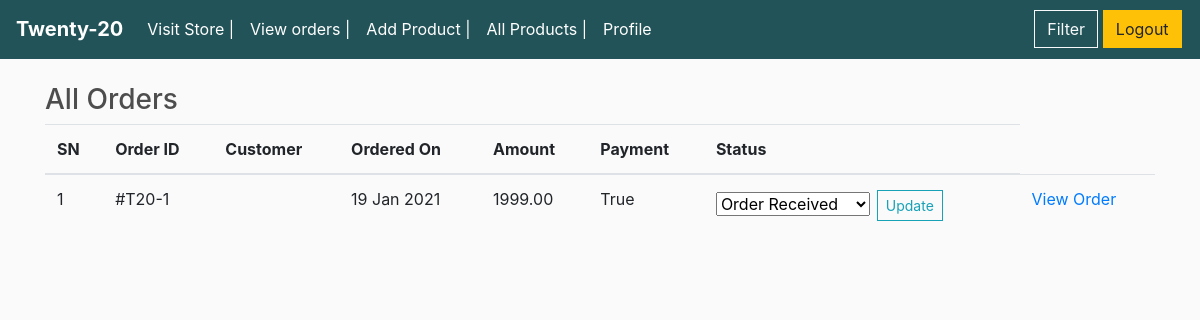
/admin-order/ (signed in), run on the app's committed database.
### store/models.py (models this page shows, shortened)
class Order(models.Model):
    customer = models.ForeignKey(
        Customer,
        on_delete=models.SET_NULL,
        null=True,
        blank=True)
    emailAddress = models.EmailField(max_length=250, blank=False)
    date_ordered = models.DateTimeField(auto_now_add=True)
    complete = models.BooleanField(default=False)
    transaction_id = models.CharField(max_length=100, null=True)
    status = models.CharField(
        max_length=20,
        choices=ORDER_STATUS,
        default='Order Initiated',
    )
    @property
    def get_cart_total(self):
        orderitems = self.orderitem_set.all()
        total = sum([item.get_total for item in orderitems])
        return total

class OrderItem(models.Model):
    product = models.ForeignKey(Product, on_delete=models.SET_NULL, null=True)
    order = models.ForeignKey(Order, on_delete=models.SET_NULL, null=True)
    quantity = models.IntegerField(default=0, null=True, blank=True)
    date_added = models.DateTimeField(auto_now_add=True)
    @property
    def get_total(self):
        total = self.product.price * self.quantity
        return total

class Product(models.Model):
    name = models.CharField(max_length=200)
    category = models.ForeignKey(Category, on_delete=models.CASCADE, null=False, blank=True)
    price = models.FloatField()
    description = models.TextField(blank=True)
    digital = models.BooleanField(default=False, null=True, blank=True)
    image = models.ImageField(null=True, blank=True)

### store/views.py (the view)
# urls.py: path('admin-order/', AdminOrderView.as_view(), name='adminorder'),
class AdminOrderView(TemplateView, AdminRequiredMixin):
    template_name = 'store/adminpages/adminorderlist.html'
    def get_context_data(self, **kwargs):
        context = super().get_context_data(**kwargs)
        allorders = Order.objects.filter(complete=True).order_by("-id")
        allstatus = ORDER_STATUS
        context = {'allorders': allorders, 'allstatus':allstatus}
        return context

### store/models.py (called while the page is built)
    def __str__(self):
        return self.email

### store/templates/store/adminpages/adminorderlist.html (shortened to what this page needs)
{% extends 'store/adminpages/adminmain.html' %}
{% load static %}
{% block content %}
    <div class="row">
        <div class="col-md-12">
            <h3>All Orders</h3>
            <table class="table">
                <thead>
                    <tr>
                        <th>SN</th>
                        <th>Order ID </th>
                        <th>Customer</th>
                        <th>Ordered On</th>
                        <th>Amount</th>
                        <th>Payment</th>
                        <th>Status</th>
                    </tr>
                </thead>
                <tbody>
                    {% for order in allorders %}
                    <tr>
                        <td>{{forloop.counter}}</td>
                        <td>#T20-{{order.id}}</td>
                        <td>{{order.customer}}</td>
                        <td>{{order.date_ordered|date:"d M Y"}}</td>
                        <td>{{order.get_cart_total|floatformat:2}}</td>
                        <td>{{order.complete}}</td>
                        <td>
                            <form action="{% url 'adminorderstatuschange' order.id  %}" method="POST">
                                <select name="status">
                                    {% for i, j in allstatus %}
                                    <option value="{{i}}" {% if i == order.status %}selected{% endif %}>{{j}}</option>
                                    {% endfor %}
                                </select>
                                <button class=" btn btn-outline-info btn-sm">Update</button>
                            </form>
                        </td>
                        <td><a href="{% url 'adminorderdetail' order.id %}">View Order</a></td>
                    </tr>
                    {% endfor %}
                </tbody>
            </table>
        </div>
    </div>
    {% endblock content %}

### static/css/main.css (style rules this page uses)
body { background-color: hsl(0, 0%, 98%); }
h1,h2,h3,h4,h5,h6 { color:hsl(0, 0%, 30%); }
.btn { border-radius: 0; margin: 0.15rem; }

### data on the page
Order: id "1", date_ordered "19 Jan 2021", get_cart_total "1999.00", complete "True", status "Order Received"
